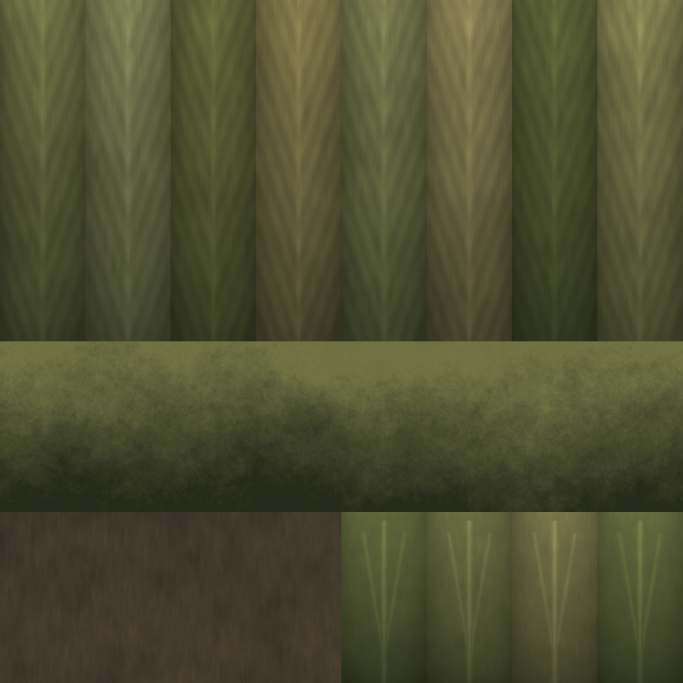
#> input picture Assets/ArtTest/VisualFoundation/FoliageKit/ENV_Temple_Foliage_BaseColor.png, 2048 x 2048 px (shown at 1/3 size)
$ python i2_repeat_metric.py ../FoliageKit/ENV_Temple_Foliage_BaseColor.png
#> lines starting #> are read from the running program, lines starting #| are printed output that depends on the picture
import sys,math,json
from PIL import Image
PPM=16
def load(n):
    im=Image.open(n).convert('L').resize((640,640),Image.LANCZOS); return im.load()
#> after `im = Image.open(n).convert('L').resize((640, 640), Image.LANCZOS)`:
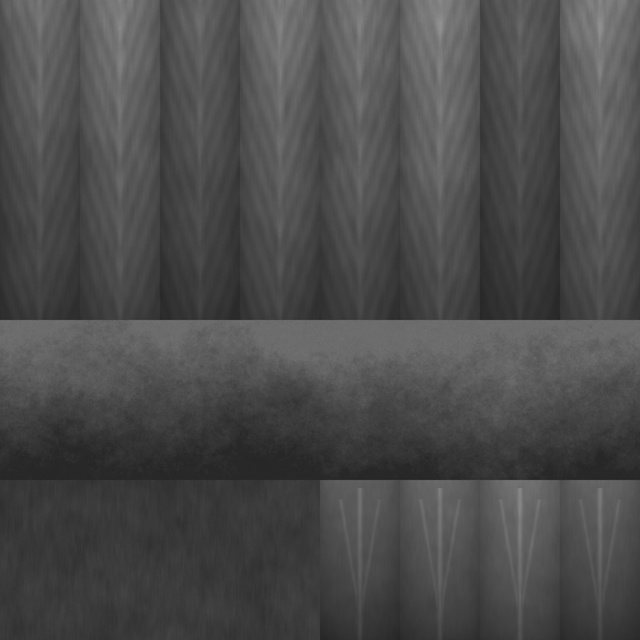
#> im: PIL image 640x640 L; min 37, max 146, mean 75.8
def region_ok(x,z):
    r=math.hypot(x,z)
    if r<12.5 or r>17.5: return False
    if x<-5 and z>3: return False       # dais/altar quadrant
    if z>11: return False               # north wall objects, pillars, arch
    if abs(x)>17.5 or abs(z)>17.5: return False
    return True
def patch(px,cx,cz):  # 2x2 m patch (32x32 px) centred on world (cx,cz)
    u0=int((cx+20)*PPM)-16; v0=int((20-cz)*PPM)-16
    return [px[u0+i,v0+j] for j in range(0,32,2) for i in range(0,32,2)]
def pear(a,b):
    n=len(a); ma=sum(a)/n; mb=sum(b)/n; sa=sum((x-ma)**2 for x in a); sb=sum((y-mb)**2 for y in b)
    return 0 if sa<1e-9 or sb<1e-9 else sum((x-ma)*(y-mb) for x,y in zip(a,b))/math.sqrt(sa*sb)
def metrics(n):
    px=load(n); out={}
    # tile-mean luminance CV (2 m tiles on odd-metre centres), central vs outer
    ins=[];outs=[]
    for tx in range(-19,20,2):
        for tz in range(-19,20,2):
            r=math.hypot(tx,tz)
            if not (r<10 or 12<r<17): continue
            if tx<-5 and tz>3 or tz>11: continue
            p=patch(px,tx,tz); m=sum(p)/len(p)/255
            (ins if r<10 else outs).append(m)
    cv=lambda v:(math.sqrt(sum((x-sum(v)/len(v))**2 for x in v)/len(v))/(sum(v)/len(v)) if v else 0)
    out['tileCV_in']=round(cv(ins),4); out['tileCV_out']=round(cv(outs),4)
    # neighbour-patch correlation at lags (m) along x and z, region = outer ring floor
    for L in (2,4,6,8,10):
        cs=[]
        for cx in range(-17,18,1):
            for cz in range(-17,18,1):
                if not (region_ok(cx,cz) and region_ok(cx+L,cz)): continue
                if (cx*7+cz*3)%3: continue
                cs.append(pear(patch(px,cx,cz),patch(px,cx+L,cz)))
        out['corr_lag%dm'%L]=round(sum(cs)/len(cs),3) if cs else None
#> this loop made 5 passes
    return out
if __name__=='__main__':
    res={}
    for n in sys.argv[1:]:
#> (the run stopped early here; a loop or call above may not have finished)
